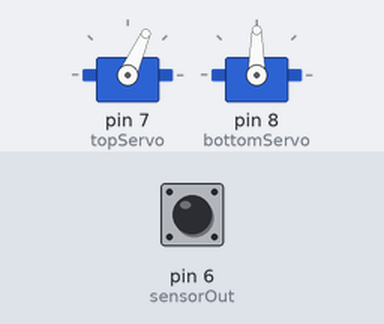
Bench run of a sketch on a simulated Arduino Uno, built with avr-gcc and run on an emulated ATmega328P. Parts: 2 × servo. Inputs (shaded band) come from the test bench; at power-on: pin 6 (sensorOut) LOW. What the sketch prints to the serial monitor is not drawn.

Above: at 16.0 s.
16.1 s: pin 6 (sensorOut) pulsed HIGH 2 times (0.12 s each, 0.3 s apart)
At 18.03 s:
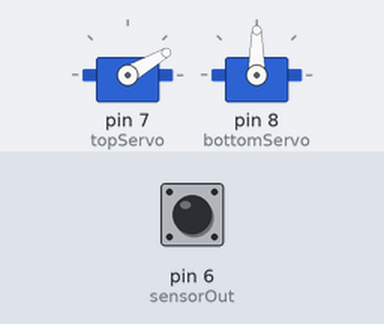
At 19.3 s:
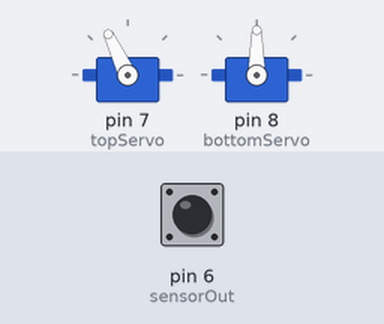
Timing chart, 0 to 24.9 s (numbered marks = the images above; inputs shaded):
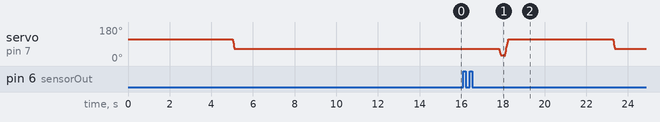

The sketch:

iot_project.ino
```cpp
#include <Servo.h>
#define S0 2
#define S1 3
#define S2 4
#define S3 5
#define sensorOut 6
Servo topServo;
Servo bottomServo;
int frequency = 0;
int color=0;
void setup() {
  pinMode(S0, OUTPUT);
  pinMode(S1, OUTPUT);
  pinMode(S2, OUTPUT);
  pinMode(S3, OUTPUT);
  pinMode(sensorOut, INPUT);
  // Setting frequency-scaling to 20%
  digitalWrite(S0, HIGH);
  digitalWrite(S1, LOW);
  topServo.attach(7);
  bottomServo.attach(8);
  Serial.begin(9600);
}
void loop() {
  topServo.write(115);
  delay(5000);

  for(int i = 115; i > 65; i--) {
    topServo.write(i);
    delay(2);
  }
  delay(10000);

  color = readColor();
  delay(10);
  switch (color) {
    case 1:
    Serial.print(color);
    bottomServo.write(50);
    break;
    case 2:
    Serial.print(color);
    bottomServo.write(75);
    break;
    case 3:
    Serial.print(color);
    bottomServo.write(100);
    break;
    case 4:
    Serial.print(color);
    bottomServo.write(125);
    break;
    case 5:
    Serial.print(color);
    bottomServo.write(150);
    break;
    case 6:
    Serial.print(color);
    bottomServo.write(175);
    break;
    case 0:
    break;
  }
  delay(300);

  for(int i = 65; i > 29; i--) {
    topServo.write(i);
    delay(2);
  }
  delay(200);

  for(int i = 29; i < 115; i++) {
    topServo.write(i);
    delay(2);
  }
  color=0;
}
// Custom Function - readColor()
int readColor() {
  // Variables to store frequencies for R, G, and B
  int R, G, B;

  // Setting red filtered photodiodes to be read
  digitalWrite(S2, LOW);
  digitalWrite(S3, LOW);
  // Reading the output frequency
  R = pulseIn(sensorOut, LOW);
  // Printing the value on the serial monitor
  Serial.print("R= ");
  Serial.print(R);
  Serial.print("  ");
  delay(50);

  // Setting Green filtered photodiodes to be read
  digitalWrite(S2, HIGH);
  digitalWrite(S3, HIGH);
  // Reading the output frequency
  G = pulseIn(sensorOut, LOW);
  // Printing the value on the serial monitor
  Serial.print("G= ");
  Serial.print(G);
  Serial.print("  ");
  delay(50);

  // Setting Blue filtered photodiodes to be read
  digitalWrite(S2, LOW);
  digitalWrite(S3, HIGH);
  // Reading the output frequency
  B = pulseIn(sensorOut, LOW);
  // Printing the value on the serial monitor
  Serial.print("B= ");
  Serial.print(B);
  Serial.println("  ");
  delay(50);

  // Checking which color is detected based on frequency readings
   if(R<80 & R>50 & G<110 & G>80){
    color = 1; // Red
  }
  if(G<55 & G>43 & B<47 &B>35){
    color = 2; // Orange
  }
  if(R<60 & R>80 & G<103 & G>80){
    color = 3; // Green
  }
  if(R<70 & R>60 & G<90 & G>75){
    color = 4; // Yellow
  }
  if(R<56 & R>46 & G<65 & G>55){
    color = 5; // Brown
  }
  if (G<80 & G>105 & B<60 &B>96){
    color = 6; // Blue
  }
  return color;
}
```
